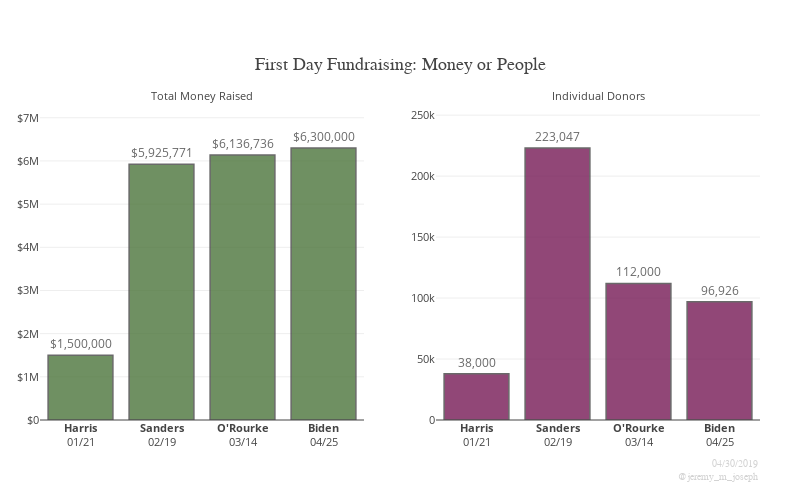

Notebook source saved alongside this figure:
### Code cell
names = ['Kamala Harris', 'Bernie Sanders', "Beto O'Rourke", 'Joe Biden']
money_bars = go.Bar(
    x=['<b>' + n.split()[1] + '</b><br>' + dem_dict[n][5] for n in names],
    y=[dem_dict[n][0] for n in names],
    #width=25000,
    text=[dem_dict[n][3] for n in names],
    textposition = 'outside',
#     textfont=dict(
#         size=10
#     ),
    marker=dict(
        #color='#5DCF9A',
        color='#4C753B',
        line=dict(
            #color='rgb(8,48,107)',
            width=1.5
        ),
    ),
    opacity=0.8
)

donation_bars = go.Bar(
    x=['<b>' + n.split()[1] + '</b><br>' + dem_dict[n][5] for n in names],
    y=[dem_dict[n][1] for n in names],
    #width=25000,
    text=["{:,}".format(dem_dict[n][1]) for n in names],
    textposition = 'outside',
    marker=dict(
        #color='#6184CF',
        color='#761A56',
        line=dict(
            #color='rgb(8,48,107)',
            width=1.5,
        ),
    ),
    opacity=0.8
    
)


fig = plotly.tools.make_subplots(rows=1, cols=2, subplot_titles=('Total Money Raised', 'Individual Donors'))
for i in fig['layout']['annotations']:
    i['font'] = dict(size=11)
    i['yshift'] = -5

fig.append_trace(money_bars, 1, 1)
fig.append_trace(donation_bars, 1, 2)

# Set max height of tallest bar equal across plots
ratio = .85
fig['layout']['xaxis1'].update(tickfont=dict(size=11))
fig['layout']['xaxis2'].update(tickfont=dict(size=11))

fig['layout']['yaxis1'].update(title='',
                               tickprefix="$",
                               tickfont=dict(size=11),
                               range=[0,dem_dict['Joe Biden'][0]/float(ratio)])

fig['layout']['yaxis2'].update(title='',
                               tickfont=dict(size=11),
                               range=[0, dem_dict['Bernie Sanders'][1]/float(ratio)])

fig['layout'].update(#font=dict(size=6),
                     title=dict(
                         text='First Day Fundraising: Money or People',
                         font=dict(
                             family='verdana',
                             size=18,
                             color=None,
                         ),
                         xref='paper',
                         yref='paper',
                         y=1.0,
                         yanchor='bottom',
                         pad=dict( # unit: pixels
                             b=30,
                         ),
                     ),
                     width=800,
                     height=500,
                     showlegend=False,
                     margin=go.layout.Margin(
                         #pad=2,
                         l=40,
                         r=40,
                         #t=40,
                         autoexpand=False,
                         ),
)

fig['layout']['annotations'] += (dict(
    text='04/30/2019<br>@jeremy_m_joseph',
    font=dict(
        family='Andale Mono',
        size=10,
        color='lightgray',
    ),
    x=1,
    y=-.2,
    xref='paper',
    yref='paper',
    align='right',
    xanchor='right',
    yanchor='bottom',
    showarrow=False,
),)

plotly.offline.iplot(fig)
fig_bars = fig

### Figure 1 — Plotly figure (JSON) as saved in the notebook; plotly's stock layout.template omitted (floating-point values rounded to 4 significant figures)
{"data": [{"marker": {"color": "#4C753B", "line": {"width": 1.5}}, "opacity": 0.8, "text": ["$1,500,000", "$5,925,771", "$6,136,736", "$6,300,000"], "textposition": "outside", "type": "bar", "uid": "0fe2f942-9948-4c76-90e4-b5a6fa452525", "x": ["<b>Harris</b><br>01/21", "<b>Sanders</b><br>02/19", "<b>O'Rourke</b><br>03/14", "<b>Biden</b><br>04/25"], "xaxis": "x", "y": [1500000, 5925771, 6136736, 6300000], "yaxis": "y"}, {"marker": {"color": "#761A56", "line": {"width": 1.5}}, "opacity": 0.8, "text": ["38,000", "223,047", "112,000", "96,926"], "textposition": "outside", "type": "bar", "uid": "1046252e-77ae-421b-a987-f92a92766ac0", "x": ["<b>Harris</b><br>01/21", "<b>Sanders</b><br>02/19", "<b>O'Rourke</b><br>03/14", "<b>Biden</b><br>04/25"], "xaxis": "x2", "y": [38000, 223047, 112000, 96926], "yaxis": "y2"}], "layout": {"annotations": [{"font": {"size": 11}, "showarrow": false, "text": "Total Money Raised", "x": 0.225, "xanchor": "center", "xref": "paper", "y": 1, "yanchor": "bottom", "yref": "paper", "yshift": -5}, {"font": {"size": 11}, "showarrow": false, "text": "Individual Donors", "x": 0.775, "xanchor": "center", "xref": "paper", "y": 1, "yanchor": "bottom", "yref": "paper", "yshift": -5}, {"align": "right", "font": {"color": "lightgray", "family": "Andale Mono", "size": 10}, "showarrow": false, "text": "04/30/2019<br>@jeremy_m_joseph", "x": 1, "xanchor": "right", "xref": "paper", "y": -0.2, "yanchor": "bottom", "yref": "paper"}], "height": 500, "margin": {"autoexpand": false, "l": 40, "r": 40}, "showlegend": false, "title": {"font": {"family": "verdana", "size": 18}, "pad": {"b": 30}, "text": "First Day Fundraising: Money or People", "xref": "paper", "y": 1, "yanchor": "bottom", "yref": "paper"}, "width": 800, "xaxis": {"anchor": "y", "domain": [0, 0.45], "tickfont": {"size": 11}}, "xaxis2": {"anchor": "y2", "domain": [0.55, 1], "tickfont": {"size": 11}}, "yaxis": {"anchor": "x", "domain": [0, 1], "range": [0, 7412000.0], "tickfont": {"size": 11}, "tickprefix": "$", "title": {"text": ""}}, "yaxis2": {"anchor": "x2", "domain": [0, 1], "range": [0, 262400.0], "tickfont": {"size": 11}, "title": {"text": ""}}}}
